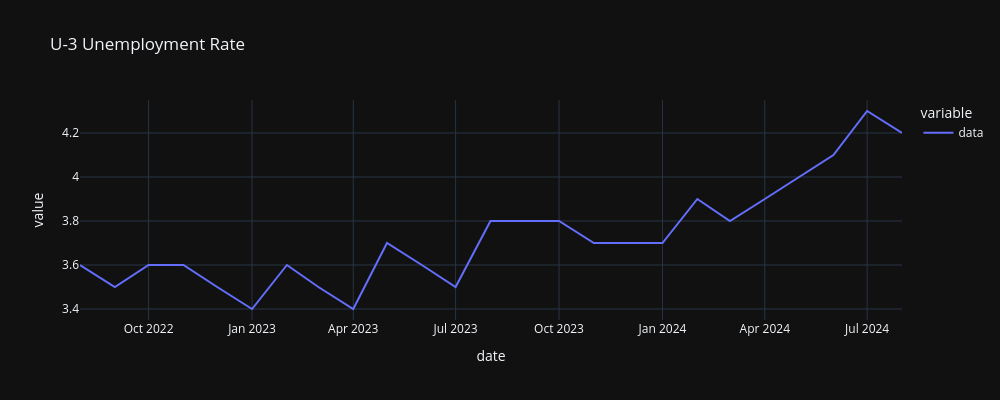

Write notebook code for a chart like this one.
### Code cell
"""
Rising Unemployment: Job losses and rising unemployment rates are common
during a recession as businesses may cut costs by reducing their workforce.
"""

plot_data("UNRATE", "U-3 Unemployment Rate", years=2)

### Figure 1 — Plotly figure (JSON) as saved in the notebook; plotly's stock layout.template omitted (floating-point values rounded to 4 significant figures)
{"data": [{"hovertemplate": "variable=data<br>date=%{x|%B %d, %Y}<br>value=%{y}<extra></extra>", "legendgroup": "data", "line": {"color": "#636efa", "dash": "solid"}, "marker": {"symbol": "circle"}, "mode": "lines", "name": "data", "orientation": "v", "showlegend": true, "type": "scatter", "x": ["2022-08-01T00:00:00", "2022-09-01T00:00:00", "2022-10-01T00:00:00", "2022-11-01T00:00:00", "2022-12-01T00:00:00", "2023-01-01T00:00:00", "2023-02-01T00:00:00", "2023-03-01T00:00:00", "2023-04-01T00:00:00", "2023-05-01T00:00:00", "2023-06-01T00:00:00", "2023-07-01T00:00:00", "2023-08-01T00:00:00", "2023-09-01T00:00:00", "2023-10-01T00:00:00", "2023-11-01T00:00:00", "2023-12-01T00:00:00", "2024-01-01T00:00:00", "2024-02-01T00:00:00", "2024-03-01T00:00:00", "2024-04-01T00:00:00", "2024-05-01T00:00:00", "2024-06-01T00:00:00", "2024-07-01T00:00:00", "2024-08-01T00:00:00"], "xaxis": "x", "y": [3.6, 3.5, 3.6, 3.6, 3.5, 3.4, 3.6, 3.5, 3.4, 3.7, 3.6, 3.5, 3.8, 3.8, 3.8, 3.7, 3.7, 3.7, 3.9, 3.8, 3.9, 4, 4.1, 4.3, 4.2], "yaxis": "y"}], "layout": {"height": 400, "legend": {"title": {"text": "variable"}, "tracegroupgap": 0}, "title": {"text": "U-3 Unemployment Rate"}, "width": 1000, "xaxis": {"anchor": "y", "domain": [0, 1], "title": {"text": "date"}}, "yaxis": {"anchor": "x", "domain": [0, 1], "title": {"text": "value"}}}}
